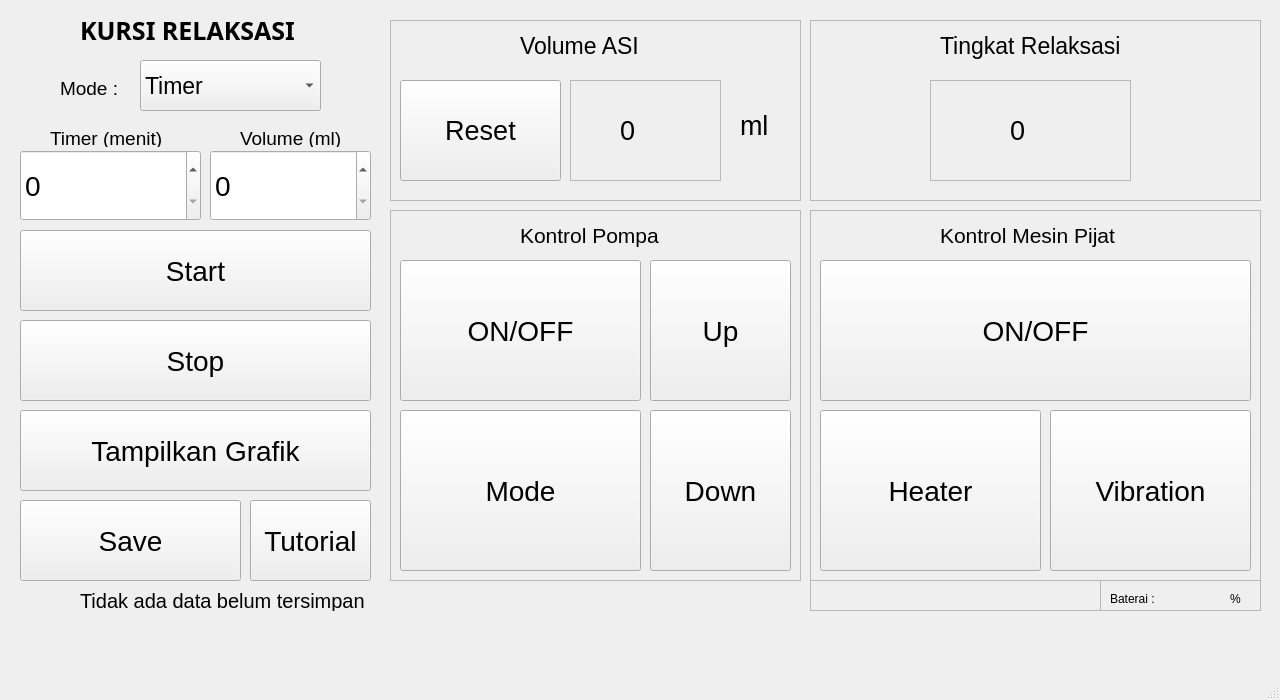
<?xml version="1.0" encoding="UTF-8"?>
<ui version="4.0">
 <class>MainWindow</class>
 <widget class="QMainWindow" name="MainWindow">
  <property name="geometry">
   <rect>
    <x>0</x>
    <y>0</y>
    <width>1280</width>
    <height>700</height>
   </rect>
  </property>
  <property name="windowTitle">
   <string>MainWindow</string>
  </property>
  <widget class="QWidget" name="centralwidget">
   <widget class="QLabel" name="label">
    <property name="geometry">
     <rect>
      <x>80</x>
      <y>10</y>
      <width>281</width>
      <height>41</height>
     </rect>
    </property>
    <property name="font">
     <font>
      <family>Ubuntu Mono</family>
      <pointsize>19</pointsize>
      <weight>75</weight>
      <bold>true</bold>
     </font>
    </property>
    <property name="text">
     <string>KURSI RELAKSASI</string>
    </property>
   </widget>
   <widget class="QLabel" name="label_2">
    <property name="geometry">
     <rect>
      <x>80</x>
      <y>50</y>
      <width>67</width>
      <height>17</height>
     </rect>
    </property>
    <property name="text">
     <string/>
    </property>
   </widget>
   <widget class="QPushButton" name="tutorialButton">
    <property name="geometry">
     <rect>
      <x>250</x>
      <y>500</y>
      <width>121</width>
      <height>81</height>
     </rect>
    </property>
    <property name="font">
     <font>
      <pointsize>21</pointsize>
     </font>
    </property>
    <property name="text">
     <string>Tutorial</string>
    </property>
   </widget>
   <widget class="QSpinBox" name="timeSpinBox">
    <property name="geometry">
     <rect>
      <x>20</x>
      <y>150</y>
      <width>181</width>
      <height>71</height>
     </rect>
    </property>
    <property name="sizePolicy">
     <sizepolicy hsizetype="Minimum" vsizetype="Fixed">
      <horstretch>0</horstretch>
      <verstretch>0</verstretch>
     </sizepolicy>
    </property>
    <property name="font">
     <font>
      <pointsize>21</pointsize>
     </font>
    </property>
    <property name="maximum">
     <number>60</number>
    </property>
   </widget>
   <widget class="QPushButton" name="startButton">
    <property name="geometry">
     <rect>
      <x>20</x>
      <y>230</y>
      <width>351</width>
      <height>81</height>
     </rect>
    </property>
    <property name="font">
     <font>
      <pointsize>21</pointsize>
     </font>
    </property>
    <property name="text">
     <string>Start</string>
    </property>
   </widget>
   <widget class="QPushButton" name="saveButton">
    <property name="geometry">
     <rect>
      <x>20</x>
      <y>500</y>
      <width>221</width>
      <height>81</height>
     </rect>
    </property>
    <property name="font">
     <font>
      <pointsize>21</pointsize>
     </font>
    </property>
    <property name="text">
     <string>Save</string>
    </property>
   </widget>
   <widget class="QPushButton" name="stopButton">
    <property name="geometry">
     <rect>
      <x>20</x>
      <y>320</y>
      <width>351</width>
      <height>81</height>
     </rect>
    </property>
    <property name="font">
     <font>
      <pointsize>21</pointsize>
     </font>
    </property>
    <property name="text">
     <string>Stop</string>
    </property>
   </widget>
   <widget class="QFrame" name="frame">
    <property name="geometry">
     <rect>
      <x>390</x>
      <y>210</y>
      <width>411</width>
      <height>371</height>
     </rect>
    </property>
    <property name="frameShape">
     <enum>QFrame::StyledPanel</enum>
    </property>
    <property name="frameShadow">
     <enum>QFrame::Raised</enum>
    </property>
    <widget class="QLabel" name="label_6">
     <property name="geometry">
      <rect>
       <x>130</x>
       <y>10</y>
       <width>171</width>
       <height>31</height>
      </rect>
     </property>
     <property name="font">
      <font>
       <pointsize>16</pointsize>
      </font>
     </property>
     <property name="text">
      <string>Kontrol Pompa</string>
     </property>
    </widget>
    <widget class="QPushButton" name="pumpButton">
     <property name="geometry">
      <rect>
       <x>10</x>
       <y>50</y>
       <width>241</width>
       <height>141</height>
      </rect>
     </property>
     <property name="font">
      <font>
       <pointsize>21</pointsize>
      </font>
     </property>
     <property name="text">
      <string>ON/OFF</string>
     </property>
    </widget>
    <widget class="QPushButton" name="pumpUp_Button">
     <property name="geometry">
      <rect>
       <x>260</x>
       <y>50</y>
       <width>141</width>
       <height>141</height>
      </rect>
     </property>
     <property name="font">
      <font>
       <pointsize>21</pointsize>
      </font>
     </property>
     <property name="text">
      <string>Up</string>
     </property>
    </widget>
    <widget class="QPushButton" name="pumpDown_Button">
     <property name="geometry">
      <rect>
       <x>260</x>
       <y>200</y>
       <width>141</width>
       <height>161</height>
      </rect>
     </property>
     <property name="font">
      <font>
       <pointsize>21</pointsize>
      </font>
     </property>
     <property name="text">
      <string>Down</string>
     </property>
    </widget>
    <widget class="QPushButton" name="pumpMode_Button">
     <property name="geometry">
      <rect>
       <x>10</x>
       <y>200</y>
       <width>241</width>
       <height>161</height>
      </rect>
     </property>
     <property name="font">
      <font>
       <pointsize>21</pointsize>
      </font>
     </property>
     <property name="text">
      <string>Mode</string>
     </property>
    </widget>
   </widget>
   <widget class="QFrame" name="frame_2">
    <property name="geometry">
     <rect>
      <x>810</x>
      <y>20</y>
      <width>451</width>
      <height>181</height>
     </rect>
    </property>
    <property name="frameShape">
     <enum>QFrame::StyledPanel</enum>
    </property>
    <property name="frameShadow">
     <enum>QFrame::Raised</enum>
    </property>
    <widget class="QLabel" name="label_8">
     <property name="geometry">
      <rect>
       <x>130</x>
       <y>0</y>
       <width>201</width>
       <height>51</height>
      </rect>
     </property>
     <property name="font">
      <font>
       <pointsize>17</pointsize>
      </font>
     </property>
     <property name="text">
      <string>Tingkat Relaksasi</string>
     </property>
    </widget>
    <widget class="QFrame" name="frame_5">
     <property name="geometry">
      <rect>
       <x>120</x>
       <y>60</y>
       <width>201</width>
       <height>101</height>
      </rect>
     </property>
     <property name="frameShape">
      <enum>QFrame::StyledPanel</enum>
     </property>
     <property name="frameShadow">
      <enum>QFrame::Raised</enum>
     </property>
     <widget class="QLabel" name="realtimeEEG">
      <property name="geometry">
       <rect>
        <x>80</x>
        <y>40</y>
        <width>71</width>
        <height>21</height>
       </rect>
      </property>
      <property name="font">
       <font>
        <pointsize>20</pointsize>
       </font>
      </property>
      <property name="text">
       <string>0</string>
      </property>
     </widget>
    </widget>
   </widget>
   <widget class="QFrame" name="frame_6">
    <property name="geometry">
     <rect>
      <x>810</x>
      <y>210</y>
      <width>451</width>
      <height>371</height>
     </rect>
    </property>
    <property name="frameShape">
     <enum>QFrame::StyledPanel</enum>
    </property>
    <property name="frameShadow">
     <enum>QFrame::Raised</enum>
    </property>
    <widget class="QLabel" name="label_3">
     <property name="geometry">
      <rect>
       <x>130</x>
       <y>10</y>
       <width>221</width>
       <height>31</height>
      </rect>
     </property>
     <property name="font">
      <font>
       <pointsize>16</pointsize>
      </font>
     </property>
     <property name="text">
      <string>Kontrol Mesin Pijat</string>
     </property>
    </widget>
    <widget class="QPushButton" name="pijatButton">
     <property name="geometry">
      <rect>
       <x>10</x>
       <y>50</y>
       <width>431</width>
       <height>141</height>
      </rect>
     </property>
     <property name="font">
      <font>
       <pointsize>21</pointsize>
      </font>
     </property>
     <property name="text">
      <string>ON/OFF</string>
     </property>
    </widget>
    <widget class="QPushButton" name="vibrationButton">
     <property name="geometry">
      <rect>
       <x>240</x>
       <y>200</y>
       <width>201</width>
       <height>161</height>
      </rect>
     </property>
     <property name="font">
      <font>
       <pointsize>21</pointsize>
      </font>
     </property>
     <property name="text">
      <string>Vibration</string>
     </property>
    </widget>
    <widget class="QPushButton" name="heatButton">
     <property name="geometry">
      <rect>
       <x>10</x>
       <y>200</y>
       <width>221</width>
       <height>161</height>
      </rect>
     </property>
     <property name="font">
      <font>
       <pointsize>21</pointsize>
      </font>
     </property>
     <property name="text">
      <string>Heater</string>
     </property>
    </widget>
   </widget>
   <widget class="QLabel" name="timerLabel">
    <property name="geometry">
     <rect>
      <x>50</x>
      <y>130</y>
      <width>141</width>
      <height>17</height>
     </rect>
    </property>
    <property name="font">
     <font>
      <pointsize>14</pointsize>
     </font>
    </property>
    <property name="text">
     <string>Timer (menit)</string>
    </property>
   </widget>
   <widget class="QLabel" name="saveLabel">
    <property name="geometry">
     <rect>
      <x>80</x>
      <y>590</y>
      <width>301</width>
      <height>21</height>
     </rect>
    </property>
    <property name="font">
     <font>
      <pointsize>15</pointsize>
     </font>
    </property>
    <property name="text">
     <string>Tidak ada data belum tersimpan</string>
    </property>
   </widget>
   <widget class="QLabel" name="volumeLabel">
    <property name="geometry">
     <rect>
      <x>240</x>
      <y>130</y>
      <width>131</width>
      <height>17</height>
     </rect>
    </property>
    <property name="font">
     <font>
      <pointsize>14</pointsize>
     </font>
    </property>
    <property name="text">
     <string>Volume (ml)</string>
    </property>
   </widget>
   <widget class="QSpinBox" name="volumeSpinBox">
    <property name="geometry">
     <rect>
      <x>210</x>
      <y>150</y>
      <width>161</width>
      <height>71</height>
     </rect>
    </property>
    <property name="sizePolicy">
     <sizepolicy hsizetype="Minimum" vsizetype="Fixed">
      <horstretch>0</horstretch>
      <verstretch>0</verstretch>
     </sizepolicy>
    </property>
    <property name="font">
     <font>
      <pointsize>21</pointsize>
     </font>
    </property>
    <property name="maximum">
     <number>150</number>
    </property>
   </widget>
   <widget class="QComboBox" name="modeBox">
    <property name="geometry">
     <rect>
      <x>140</x>
      <y>60</y>
      <width>181</width>
      <height>51</height>
     </rect>
    </property>
    <property name="font">
     <font>
      <pointsize>17</pointsize>
     </font>
    </property>
    <item>
     <property name="text">
      <string>Timer</string>
     </property>
    </item>
    <item>
     <property name="text">
      <string>Volume</string>
     </property>
    </item>
   </widget>
   <widget class="QLabel" name="modeLabel">
    <property name="geometry">
     <rect>
      <x>60</x>
      <y>80</y>
      <width>71</width>
      <height>17</height>
     </rect>
    </property>
    <property name="font">
     <font>
      <pointsize>14</pointsize>
     </font>
    </property>
    <property name="text">
     <string>Mode :</string>
    </property>
   </widget>
   <widget class="QFrame" name="frame_3">
    <property name="geometry">
     <rect>
      <x>390</x>
      <y>20</y>
      <width>411</width>
      <height>181</height>
     </rect>
    </property>
    <property name="frameShape">
     <enum>QFrame::StyledPanel</enum>
    </property>
    <property name="frameShadow">
     <enum>QFrame::Raised</enum>
    </property>
    <widget class="QLabel" name="label_7">
     <property name="geometry">
      <rect>
       <x>130</x>
       <y>0</y>
       <width>181</width>
       <height>51</height>
      </rect>
     </property>
     <property name="font">
      <font>
       <pointsize>17</pointsize>
      </font>
     </property>
     <property name="text">
      <string>Volume ASI</string>
     </property>
    </widget>
    <widget class="QFrame" name="frame_4">
     <property name="geometry">
      <rect>
       <x>180</x>
       <y>60</y>
       <width>151</width>
       <height>101</height>
      </rect>
     </property>
     <property name="frameShape">
      <enum>QFrame::StyledPanel</enum>
     </property>
     <property name="frameShadow">
      <enum>QFrame::Raised</enum>
     </property>
     <widget class="QLabel" name="realtimeASI">
      <property name="geometry">
       <rect>
        <x>50</x>
        <y>40</y>
        <width>71</width>
        <height>21</height>
       </rect>
      </property>
      <property name="font">
       <font>
        <pointsize>20</pointsize>
       </font>
      </property>
      <property name="text">
       <string>0</string>
      </property>
     </widget>
    </widget>
    <widget class="QPushButton" name="tareButton">
     <property name="geometry">
      <rect>
       <x>10</x>
       <y>60</y>
       <width>161</width>
       <height>101</height>
      </rect>
     </property>
     <property name="font">
      <font>
       <pointsize>20</pointsize>
      </font>
     </property>
     <property name="text">
      <string>Reset</string>
     </property>
    </widget>
    <widget class="QLabel" name="label_9">
     <property name="geometry">
      <rect>
       <x>350</x>
       <y>80</y>
       <width>61</width>
       <height>51</height>
      </rect>
     </property>
     <property name="font">
      <font>
       <pointsize>20</pointsize>
      </font>
     </property>
     <property name="text">
      <string>ml</string>
     </property>
    </widget>
   </widget>
   <widget class="QPushButton" name="plotButton">
    <property name="geometry">
     <rect>
      <x>20</x>
      <y>410</y>
      <width>351</width>
      <height>81</height>
     </rect>
    </property>
    <property name="font">
     <font>
      <pointsize>21</pointsize>
     </font>
    </property>
    <property name="text">
     <string>Tampilkan Grafik</string>
    </property>
   </widget>
   <widget class="QLabel" name="saveLabel_2">
    <property name="geometry">
     <rect>
      <x>1110</x>
      <y>590</y>
      <width>71</width>
      <height>17</height>
     </rect>
    </property>
    <property name="text">
     <string>Baterai : </string>
    </property>
   </widget>
   <widget class="QLabel" name="saveLabel_3">
    <property name="geometry">
     <rect>
      <x>1230</x>
      <y>590</y>
      <width>31</width>
      <height>17</height>
     </rect>
    </property>
    <property name="text">
     <string>%</string>
    </property>
   </widget>
   <widget class="QLabel" name="battLabel">
    <property name="geometry">
     <rect>
      <x>1170</x>
      <y>585</y>
      <width>51</width>
      <height>20</height>
     </rect>
    </property>
    <property name="text">
     <string/>
    </property>
   </widget>
   <widget class="QFrame" name="frame_8">
    <property name="geometry">
     <rect>
      <x>1100</x>
      <y>580</y>
      <width>161</width>
      <height>31</height>
     </rect>
    </property>
    <property name="frameShape">
     <enum>QFrame::StyledPanel</enum>
    </property>
    <property name="frameShadow">
     <enum>QFrame::Raised</enum>
    </property>
    <widget class="QLabel" name="battSOC">
     <property name="geometry">
      <rect>
       <x>80</x>
       <y>10</y>
       <width>71</width>
       <height>21</height>
      </rect>
     </property>
     <property name="text">
      <string/>
     </property>
    </widget>
   </widget>
   <widget class="QFrame" name="frame_9">
    <property name="geometry">
     <rect>
      <x>810</x>
      <y>580</y>
      <width>291</width>
      <height>31</height>
     </rect>
    </property>
    <property name="frameShape">
     <enum>QFrame::StyledPanel</enum>
    </property>
    <property name="frameShadow">
     <enum>QFrame::Raised</enum>
    </property>
    <widget class="QLabel" name="battStatus">
     <property name="geometry">
      <rect>
       <x>10</x>
       <y>5</y>
       <width>171</width>
       <height>21</height>
      </rect>
     </property>
     <property name="text">
      <string/>
     </property>
    </widget>
   </widget>
   <zorder>frame_8</zorder>
   <zorder>frame_9</zorder>
   <zorder>frame</zorder>
   <zorder>label</zorder>
   <zorder>label_2</zorder>
   <zorder>tutorialButton</zorder>
   <zorder>timeSpinBox</zorder>
   <zorder>startButton</zorder>
   <zorder>saveButton</zorder>
   <zorder>stopButton</zorder>
   <zorder>frame_2</zorder>
   <zorder>frame_6</zorder>
   <zorder>timerLabel</zorder>
   <zorder>saveLabel</zorder>
   <zorder>volumeLabel</zorder>
   <zorder>volumeSpinBox</zorder>
   <zorder>modeBox</zorder>
   <zorder>modeLabel</zorder>
   <zorder>frame_3</zorder>
   <zorder>plotButton</zorder>
   <zorder>saveLabel_2</zorder>
   <zorder>saveLabel_3</zorder>
   <zorder>battLabel</zorder>
  </widget>
  <widget class="QMenuBar" name="menubar">
   <property name="geometry">
    <rect>
     <x>0</x>
     <y>0</y>
     <width>1280</width>
     <height>22</height>
    </rect>
   </property>
  </widget>
  <widget class="QStatusBar" name="statusbar"/>
 </widget>
 <resources/>
 <connections/>
</ui>
